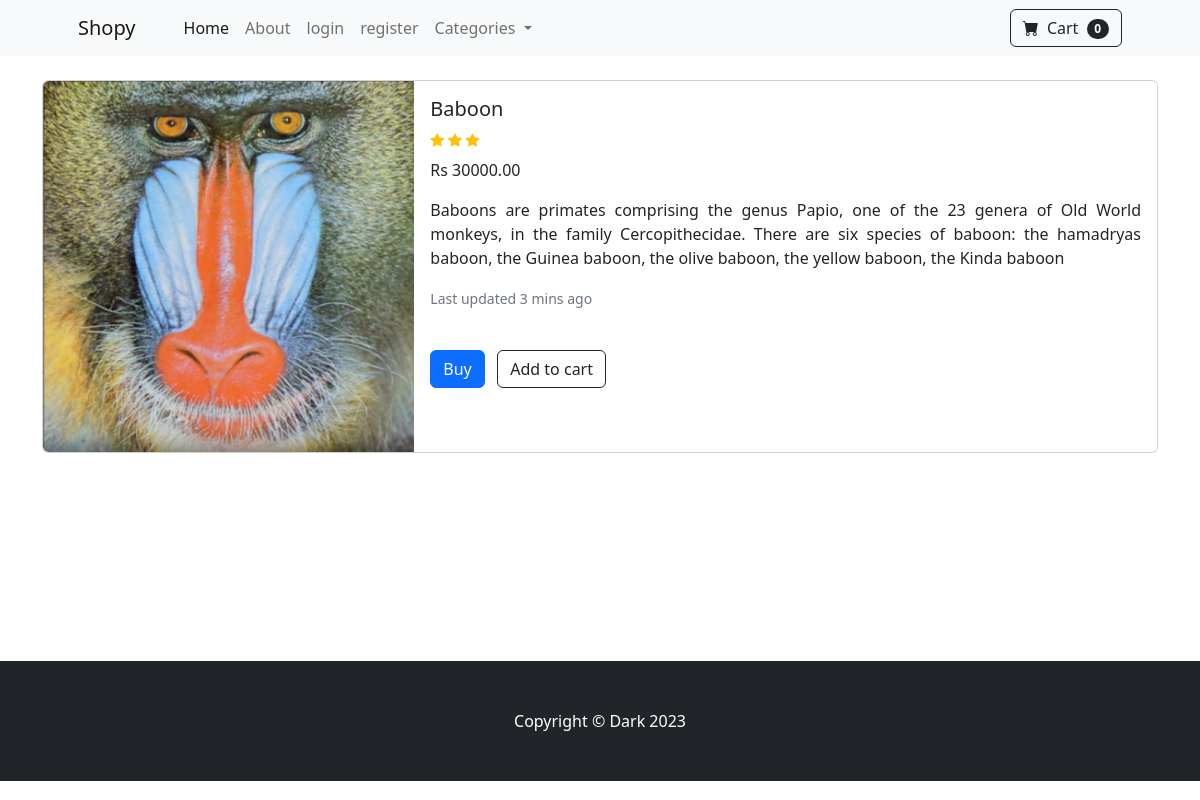
The app's page /product/2 with its own data.
### base/models.py (models this page shows, shortened)
class Product(models.Model):
    name = models.CharField(max_length=100)
    price = models.DecimalField(default=0, decimal_places=2, max_digits=8)
    category = models.ForeignKey(Categories, on_delete=models.CASCADE, default=1)
    description = models.CharField(max_length=250, default='', blank=True, null=True)
    image = models.ImageField(upload_to='uploads/products/')  # Install Pillow for this
    is_sale = models.BooleanField(default=False)
    sale_price = models.DecimalField(default=0, decimal_places=2, max_digits=8)
    stars = models.IntegerField(validators=[MinValueValidator(1), MaxValueValidator(5)],  default=3)

### base/views.py (the view)
# urls.py: path('product/<int:pk>', views.product, name='product'),
def product(request, pk):
    product = Product.objects.get(pk=pk)
    return render(request, 'product.html', {'product': product})

### cart/context_processors.py (called while the page is built)
def cart(request):
    return {'cart': Cart(request)}

### Templates/product.html (shortened to what this page needs)
<!DOCTYPE html>
{% extends 'base.html' %}
{% block content %}
<br>
<div class="container">
<div class="card mb-3">
  <div class="row g-0">
    <div class="col-md-4">
      <img src="{{ product.image.url }}" class="img-fluid rounded-start" alt="...">
    </div>
    <div class="col-md-8">
      <div class="card-body">
        <h5 class="card-title">{{ product.name }}</h5>
          <div class="d-flex  small text-warning mb-2">
           {% for _ in "x"|ljust:product.stars %}
                <div class="bi-star-fill"></div>&nbsp;
           {% endfor %}
            </div>
          <p>
         {% if product.is_sale %}
            <strike style="color: red;">Rs {{ product.price }}</strike>
            &nbsp;
            Rs {{ product.sale_price }}
         {% else %}
            Rs {{ product.price }}
         {% endif %}
          </p>
        <p class="card-text" style="text-align: justify;">{{ product.description }}</p>
        <p class="card-text"><small class="text-muted">Last updated 3 mins ago</small></p>
            <br>
          <a href="{% url 'home' %}" class="btn btn-primary">Buy</a>&nbsp;&nbsp;
          <a href="{% url 'home' %}" class="btn btn-outline-dark mt-auto">Add to cart</a>
      </div>
    </div>
  </div>
</div>
</div>
<br>
<br>
<br>
<br>
<br>
<br>
<br>
<br>
{%endblock%}

### Templates/base.html (shortened to what this page needs)
<!DOCTYPE html>
{% load static %}
<html lang="en">
<head>
    <link href="https://cdn.jsdelivr.net/npm/bootstrap-icons@1.5.0/font/bootstrap-icons.css" rel="stylesheet"/>
    <link href="{% static 'css/styles.css' %}" rel="stylesheet"/>
</head>
<body>
{% include "navbar.html" %}
{% block content%}
{% endblock %}
{% include "footer.html" %}
</body>
</html>

### Templates/navbar.html (shortened to what this page needs)
<nav class="navbar navbar-expand-lg navbar-light bg-light">
            <div class="container px-4 px-lg-5">
                <a class="navbar-brand" href="{% url 'home' %}">Shopy</a>
                <div class="collapse navbar-collapse" id="navbarSupportedContent">
                    <ul class="navbar-nav me-auto mb-2 mb-lg-0 ms-lg-4">
                        <li class="nav-item"><a class="nav-link active" aria-current="page" href="#!">Home</a></li>
                        <li class="nav-item"><a class="nav-link" href="{% url 'aboutus' %}">About</a></li>
                        {% if not user.is_authenticated %}
                        <li class="nav-item"><a class="nav-link" href="{% url 'login' %}">login</a></li>
                        <li class="nav-item"><a class="nav-link" href="{% url 'register' %}">register</a></li>
                        {% else %}
                        <li class="nav-item"><a class="nav-link" href="{% url 'logout' %}">logout</a></li>
                        {% endif %}
                        <li class="nav-item dropdown">
                            <a class="nav-link dropdown-toggle" id="navbarDropdown" href="#" role="button" data-bs-toggle="dropdown" aria-expanded="false">
                                Categories
                            </a>
                        </li>
                    </ul>
                    <form class="d-flex">
                            <a href="{% url 'cart_summary' %}" class="btn btn-outline-dark">
                            <i class="bi-cart-fill me-1"></i>
                            Cart
                            <span class="badge bg-dark text-white ms-1 rounded-pill">0</span>
                            </a>
                    </form>
                </div>
            </div>
        </nav>

### Templates/footer.html
<footer class="py-5 bg-dark">
            <div class="container"><p class="m-0 text-center text-white">Copyright &copy; Dark 2023</p></div>
        </footer>

### records on screen
Product: image (picture), name "Baboon", stars 3 (drawn), price "30000.00", description "Baboons are primates comprising the genus Papio, one of the 23 genera of Old World monkeys, in the family Cercopithecidae. There are six species of baboon: the hamadryas baboon, the Guinea baboon, the olive baboon, the yellow baboon, the Kinda baboon"
